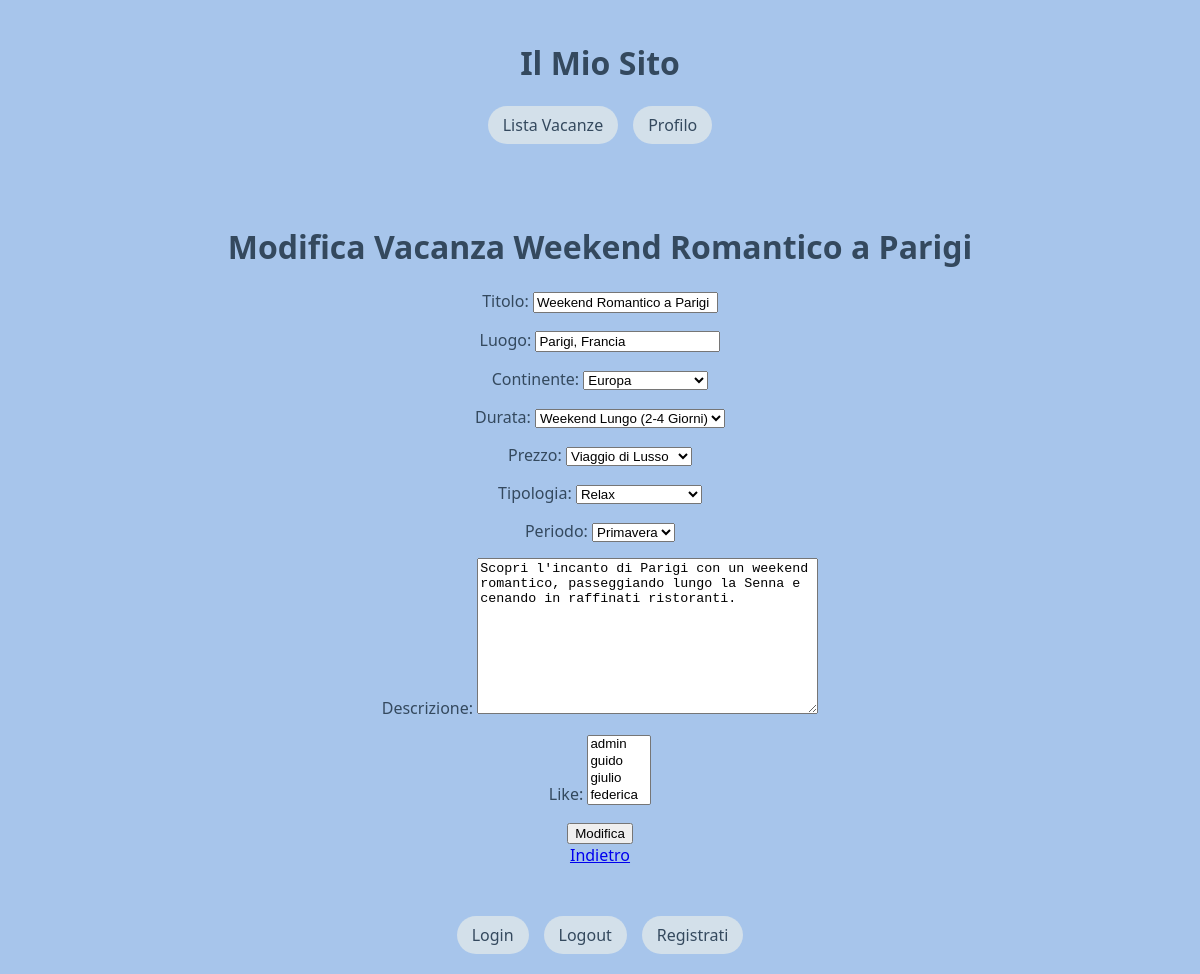
The app's page /vacation/editvacation/2/ with its own data.
### vacation/models.py (models this page shows, shortened)
class Vacation(models.Model):
    SEASON_CHOICES = [
        ('Inverno', 'Inverno'),
        ('Primavera', 'Primavera'),
        ('Estate', 'Estate'),
        ('Autunno', 'Autunno'),
    ]
    TYPE_CHOICES = [
        ('Culturale', 'Culturale'),
        ('Relax', 'Relax'),
        ('Enogastronomico', 'Enogastronomico'),
        ('On The Road', 'On The Road'),
        ('Avventura', 'Avventura'),
    ]
    DURATION_CHOICES = [
        ('Weekend Lungo (2-4 Giorni)', 'Weekend Lungo (2-4 Giorni)'),
        ('1 Settimana', '1 Settimana'),
        ('2 Settimane', '2 Settimane'),
        ('3 settimane o più', '3 settimane o più')
    ]
    PRICE_CHOICES = [
        ('Viaggio Low Cost', 'Viaggio Low Cost'),
        ('Budget Medio', 'Budget Medio'),
        ('Viaggio di Lusso', 'Viaggio di Lusso'),
    ]
    CONTINENT_CHOICES = [
        ('Europa', 'Europa'),
        ('America del Nord', 'America del Nord'),
        ('America del Sud', 'America del Sud'),
        ('Africa', 'Africa'),
        ('Asia', 'Asia'),
        ('Oceania', 'Oceania'),
        ('Antartide', 'Antartide')
    ]
    titolo = models.CharField(max_length=200)
    luogo = models.CharField(max_length=200)
    continente = models.CharField(max_length=50, choices=CONTINENT_CHOICES)
    durata = models.CharField(max_length=50, choices=DURATION_CHOICES)
    prezzo = models.CharField(max_length=20, choices=PRICE_CHOICES)
    tipologia = models.CharField(max_length=50, choices=TYPE_CHOICES)
    periodo = models.CharField(max_length=20, choices=SEASON_CHOICES)
    descrizione = models.TextField()
    like = models.ManyToManyField(User, blank=True, null=True, related_name='like')

### vacation/views.py (the view, shortened to what this page needs)
# urls.py: path("editvacation/<int:pk>/", UpdateVacationView.as_view(), name="editvacation"),
class UpdateVacationView(views.SuperuserRequiredMixin,UpdateView):
    model = Vacation
    template_name = "vacation/edit_vacation.html"
    fields = "__all__"

### vacation/templates/vacation/edit_vacation.html (shortened to what this page needs)
{% extends 'base.html' %}
{% block content %}
<h1> Modifica Vacanza {{object.titolo}} </h1>
<form method="post">{% csrf_token %}
    {{ form.as_p }}
    <input type="submit" value="Modifica">
</form>
<a href="{% url 'vacation:detailvacation' object.pk %}">Indietro</a>
{% endblock %}

### templates/base.html (style rules this page uses)
body { font-family: 'Segoe UI', Tahoma, Geneva, Verdana, sans-serif; margin: 0; padding: 0; display: flex; flex-direction: column; min-height: 100vh; background-color: #a7c5eb; color: #34495e; }

### records on screen
Vacation: titolo "Weekend Romantico a Parigi", luogo "Parigi, Francia", continente "Europa", durata "Weekend Lungo (2-4 Giorni)", prezzo "Viaggio di Lusso", tipologia "Relax", periodo "Primavera", descrizione "Scopri l'incanto di Parigi con un weekend romantico, passeggiando lungo la Senna e cenando in raffinati ristoranti."
